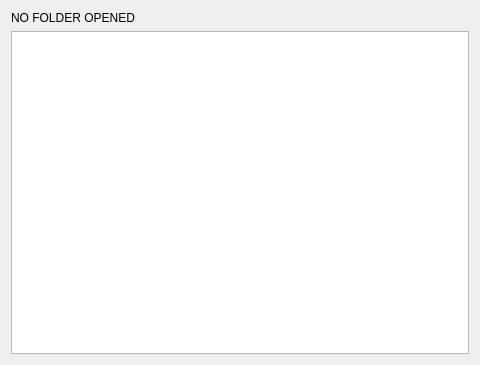
<?xml version="1.0" encoding="UTF-8"?>
<ui version="4.0">
 <class>SystemExplorerWidget</class>
 <widget class="QWidget" name="SystemExplorerWidget">
  <property name="geometry">
   <rect>
    <x>0</x>
    <y>0</y>
    <width>480</width>
    <height>365</height>
   </rect>
  </property>
  <property name="windowTitle">
   <string>System Explorer Widget</string>
  </property>
  <property name="locale">
   <locale language="English" country="UnitedKingdom"/>
  </property>
  <layout class="QVBoxLayout" name="verticalLayout">
   <item>
    <widget class="QLabel" name="folderLabel">
     <property name="sizePolicy">
      <sizepolicy hsizetype="Preferred" vsizetype="Preferred">
       <horstretch>0</horstretch>
       <verstretch>0</verstretch>
      </sizepolicy>
     </property>
     <property name="text">
      <string>NO FOLDER OPENED</string>
     </property>
    </widget>
   </item>
   <item>
    <widget class="QTreeView" name="systemViewer">
     <property name="sizePolicy">
      <sizepolicy hsizetype="Preferred" vsizetype="Expanding">
       <horstretch>0</horstretch>
       <verstretch>0</verstretch>
      </sizepolicy>
     </property>
     <property name="minimumSize">
      <size>
       <width>320</width>
       <height>320</height>
      </size>
     </property>
     <property name="mouseTracking">
      <bool>false</bool>
     </property>
     <property name="tabletTracking">
      <bool>true</bool>
     </property>
     <property name="styleSheet">
      <string notr="true"/>
     </property>
     <property name="editTriggers">
      <set>QAbstractItemView::AnyKeyPressed|QAbstractItemView::CurrentChanged|QAbstractItemView::DoubleClicked|QAbstractItemView::SelectedClicked</set>
     </property>
     <property name="tabKeyNavigation">
      <bool>true</bool>
     </property>
     <property name="dragEnabled">
      <bool>false</bool>
     </property>
     <property name="dragDropOverwriteMode">
      <bool>false</bool>
     </property>
     <property name="alternatingRowColors">
      <bool>false</bool>
     </property>
     <property name="animated">
      <bool>true</bool>
     </property>
     <attribute name="headerStretchLastSection">
      <bool>true</bool>
     </attribute>
    </widget>
   </item>
  </layout>
 </widget>
 <resources/>
 <connections/>
</ui>
